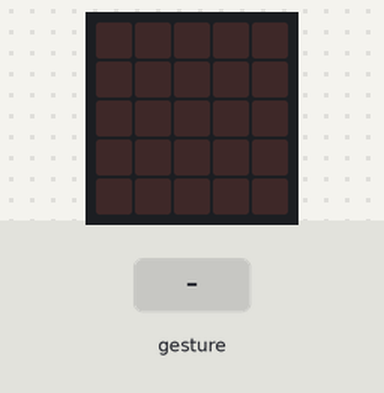
Recording of a program running on a simulated BBC micro:bit (MakeCode). Parts: the board's 5×5 LED display. The test bench sets the inputs (shaded band). Random numbers come from a fixed seed; a tilt is held for 1.5 s and a shake lasts 1 s, then the board lies face up again.

Above: at 1.2 s.
1.3 s: gesture 'shake'
At 2.8 s:
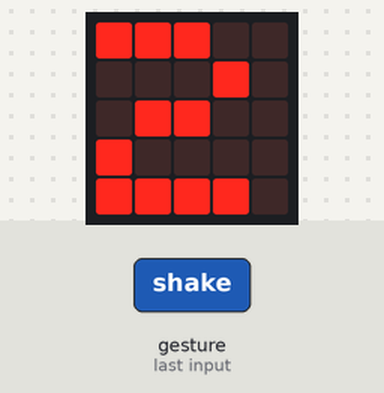
At 3.5 s:
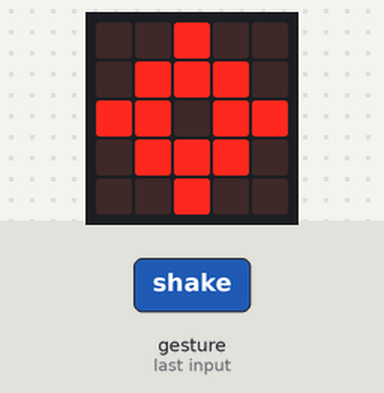
Timing chart, 0 to 5.0 s (numbered marks = the images above; inputs shaded):
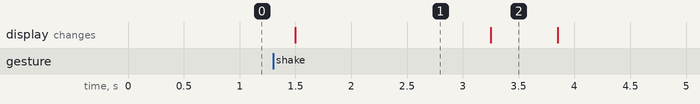

Measured:
- after the input at 1.3 s, the display: changes after 0.20 s (image 1)
- what the display in image 1 shows lasts 1.8 s, from 1.5 s to 3.3 s

The program:

main.ts
```typescript
let numero_aleatorio = 0
input.onGesture(Gesture.Shake, function () {
    numero_aleatorio = randint(0, 10)
    basic.showNumber(numero_aleatorio)
    basic.pause(1000)
    if (numero_aleatorio <= 18) {
        basic.showIcon(IconNames.Target)
        basic.clearScreen()
    } else if (numero_aleatorio > 18 && numero_aleatorio <= 40) {
        basic.showIcon(IconNames.Ghost)
        basic.clearScreen()
    } else if (numero_aleatorio > 41 && numero_aleatorio <= 73) {
        basic.showIcon(IconNames.Snake)
        basic.clearScreen()
    } else {
        basic.showIcon(IconNames.EigthNote)
        basic.clearScreen()
    }
})
```

test.ts
```typescript
// aquí va el archivo "tests"; esto no se compilará cuando este paquete se utilice como una extensión.
```
